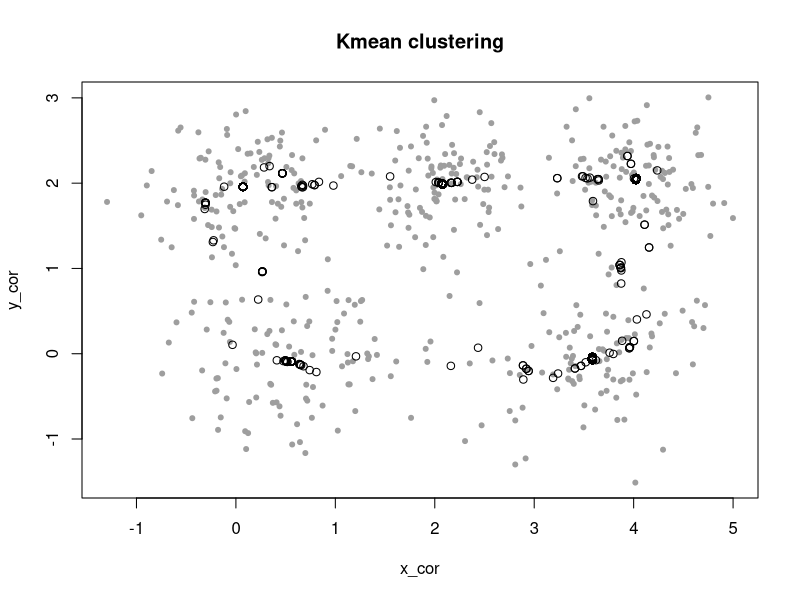

This figure's R source:
require(fields)

Kmean <- function(X,K) {
  rand<-sample(1:nrow(X),K)
  Ctr<-X[rand,]
  #one can combine these two steps into one single step as following.
  # Ctr <- X[sample.int(nrow(X),size = K, replace = FALSE),] 
  cor_new <- rep(0,nrow(X)) 
  cor_old <- rep(-1,nrow(X))
  findmean<-function(i){
    ave<-apply(subset(X,cor_new==i),2,mean)
    ave
  }
  #the following is the update rule. It gets two cor_old and cor_new
  #and update cor_old, and update cor_new with the minimum distances. 
  while(any(cor_new!=cor_old)) {    
    cor_old <- cor_new
    cor_new <- apply(rdist(X,Ctr),1,which.min)
    Ctr <- t(sapply(1:K,findmean))
  }
  return(list(cluster=cor_new, centers=Ctr))
}

X <- as.matrix(read.csv("cluster.csv",header=F)) 
dimnames(X)[[2]]<-NULL

nstart <- 200 
K <- 5
Allcenters <- c()

for(i in 1:nstart) {
  cs <- Kmean(X,K) 
  Allcenters <- rbind(Allcenters,cs$centers) 
}

plot(X,col=8,pch=20,xlab="x_cor",ylab="y_cor",main="Kmean clustering") 
points(Allcenters)
